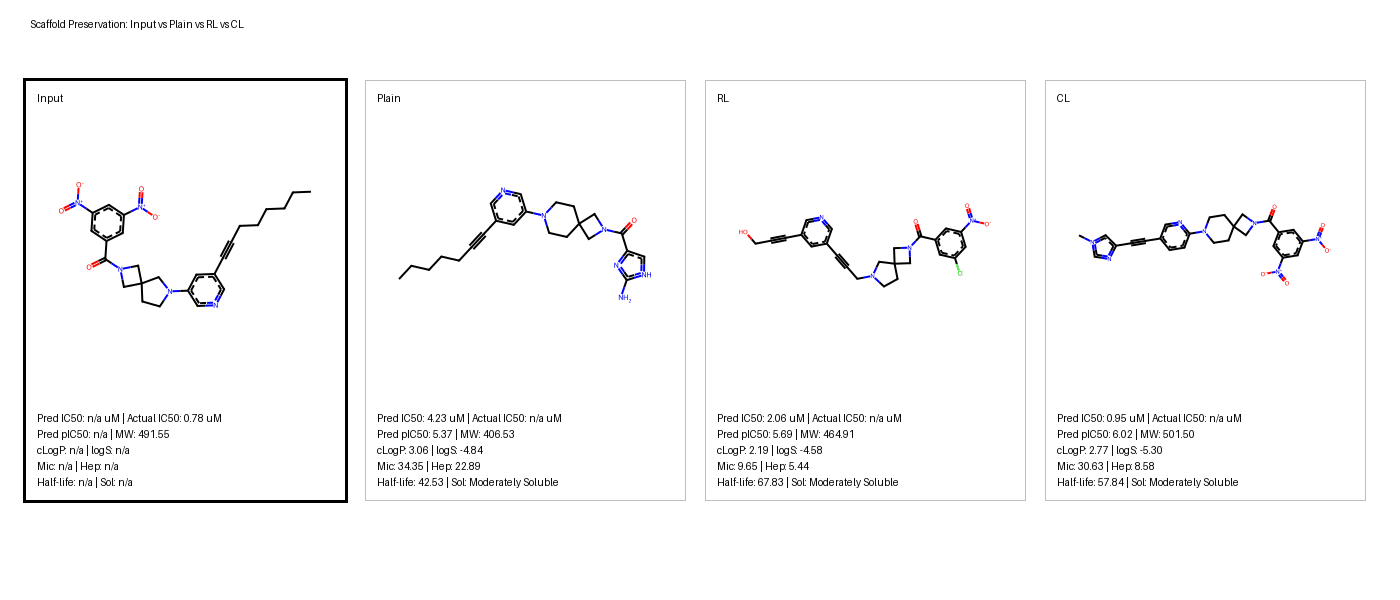
#> input picture outputs/generated/animations/final_structures/minimal_diffs/scaffold_preservation_minimal.gif, 1400 x 600 px
$ python generate_combined_minimal_summary_gif.py
#> lines starting #> are read from the running program, lines starting #| are printed output that depends on the picture
#!/usr/bin/env python3
from pathlib import Path
from PIL import Image, ImageDraw, ImageFont, ImageSequence

ROOT = Path(__file__).resolve().parents[1]
IN_DIR = ROOT / "outputs/generated/animations/final_structures/minimal_diffs"
OUT_PATH = IN_DIR / "minimal_combined_summary.gif"

SOURCES = [
    ("Scaffold Preservation", IN_DIR / "scaffold_preservation_minimal.gif"),
    ("Scaffold Non-Preservation", IN_DIR / "scaffold_non_preservation_minimal.gif"),
    ("Bioisostere Replacement", IN_DIR / "bioisostere_replacement_minimal.gif"),
]


def first_frame(path: Path) -> Image.Image:
    with Image.open(path) as img:
        for frame in ImageSequence.Iterator(img):
            return frame.convert("RGB")
    raise RuntimeError(f"No frames found in {path}")


def fit_with_white_bg(img: Image.Image, target_size: tuple[int, int]) -> Image.Image:
    canvas = Image.new("RGB", target_size, "white")
    fitted = img.copy()
    fitted.thumbnail(target_size, Image.Resampling.LANCZOS)
    x = (target_size[0] - fitted.width) // 2
    y = (target_size[1] - fitted.height) // 2
    canvas.paste(fitted, (x, y))
    return canvas


def main() -> None:
    for _, path in SOURCES:
        if not path.exists():
            raise FileNotFoundError(f"Missing source GIF: {path}")

    panels = []
    for title, path in SOURCES:
        frame = first_frame(path)
#> in first_frame, img is the input picture: PIL image 1400x600 P; mean R, G, B 249.5, 249.4, 249.7
#> the loop in first_frame, `for frame in ImageSequence.Iterator(img):` made 1 pass
        panels.append((title, fit_with_white_bg(frame, (500, 420))))
#> in fit_with_white_bg, `canvas = Image.new("RGB", target_size, "white")`: canvas: PIL image 500x420 RGB; every value is 255
#> in fit_with_white_bg, `fitted.thumbnail(target_size, Image.Resampling.LANCZOS)`:
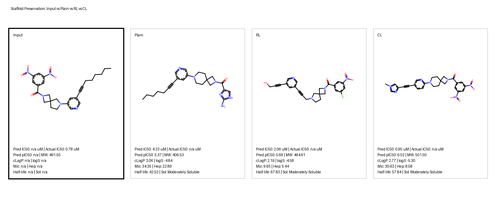
#> fitted: PIL image 500x214 RGB; mean R, G, B 249, 248.9, 249.3
#> in fit_with_white_bg, `canvas.paste(fitted, (x, y))`:
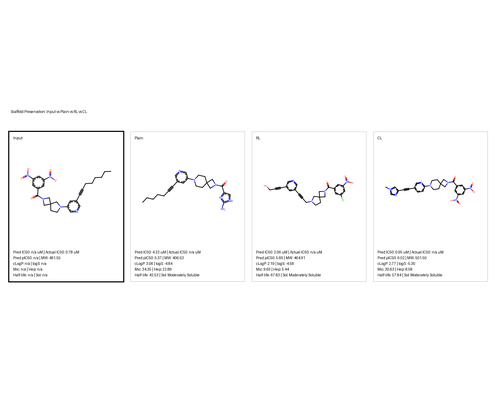
#> canvas: PIL image 500x420 RGB; mean R, G, B 252, 251.9, 252.1
#> pass 2 of the loop in main, `for title, path in SOURCES:`:
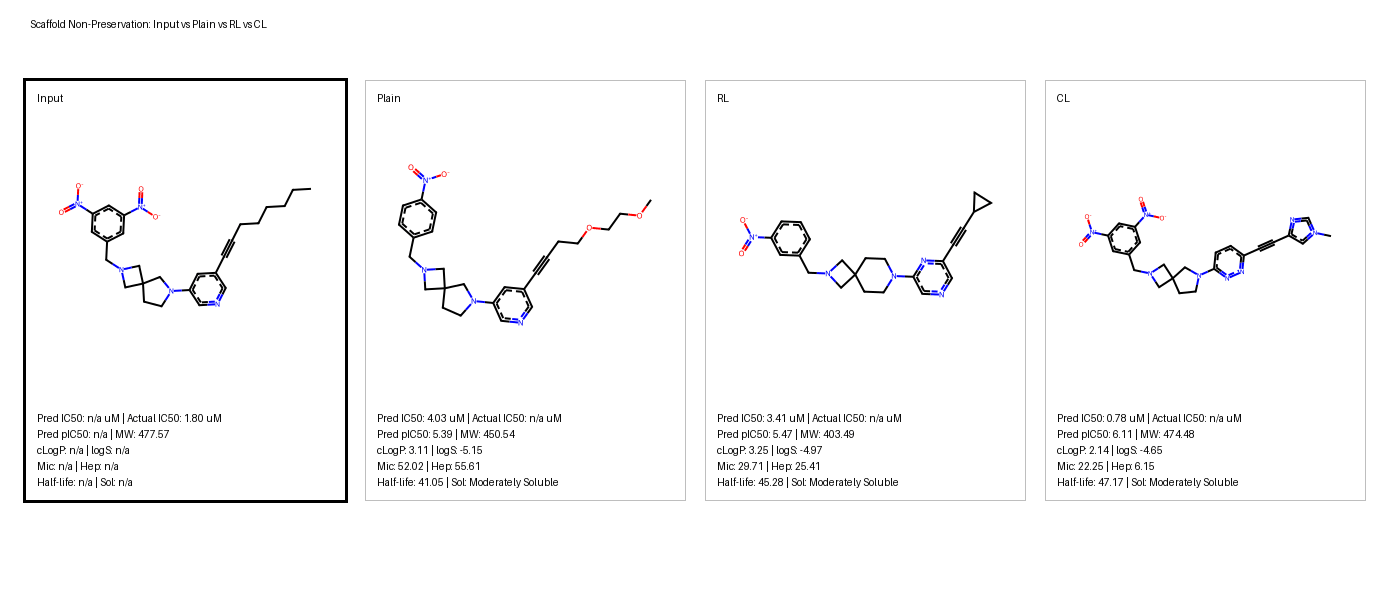
#> input picture outputs/generated/animations/final_structures/minimal_diffs/scaffold_non_preservation_minimal.gif, 1400 x 600 px
#> in first_frame, img is the input picture: PIL image 1400x600 P; mean R, G, B 249.4, 249.2, 249.6
#> in fit_with_white_bg (call 2), `fitted.thumbnail(target_size, Image.Resampling.LANCZOS)`:
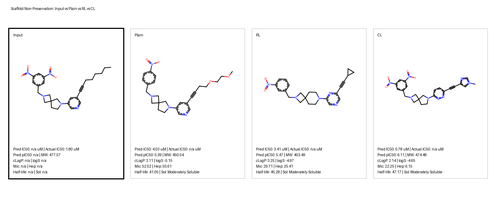
#> fitted: PIL image 500x214 RGB; mean R, G, B 248.9, 248.8, 249.2
#> in fit_with_white_bg (call 2), `canvas.paste(fitted, (x, y))`:
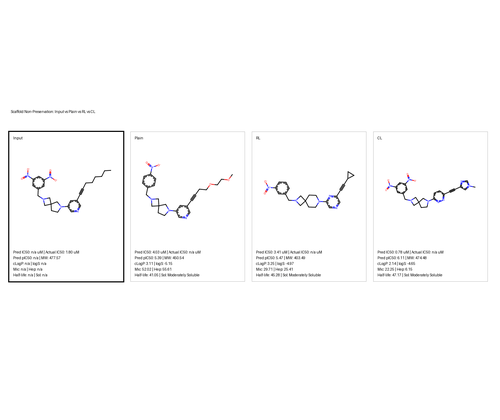
#> canvas: PIL image 500x420 RGB; mean R, G, B 251.9, 251.8, 252
#> pass 3 of the loop in main, `for title, path in SOURCES:`:
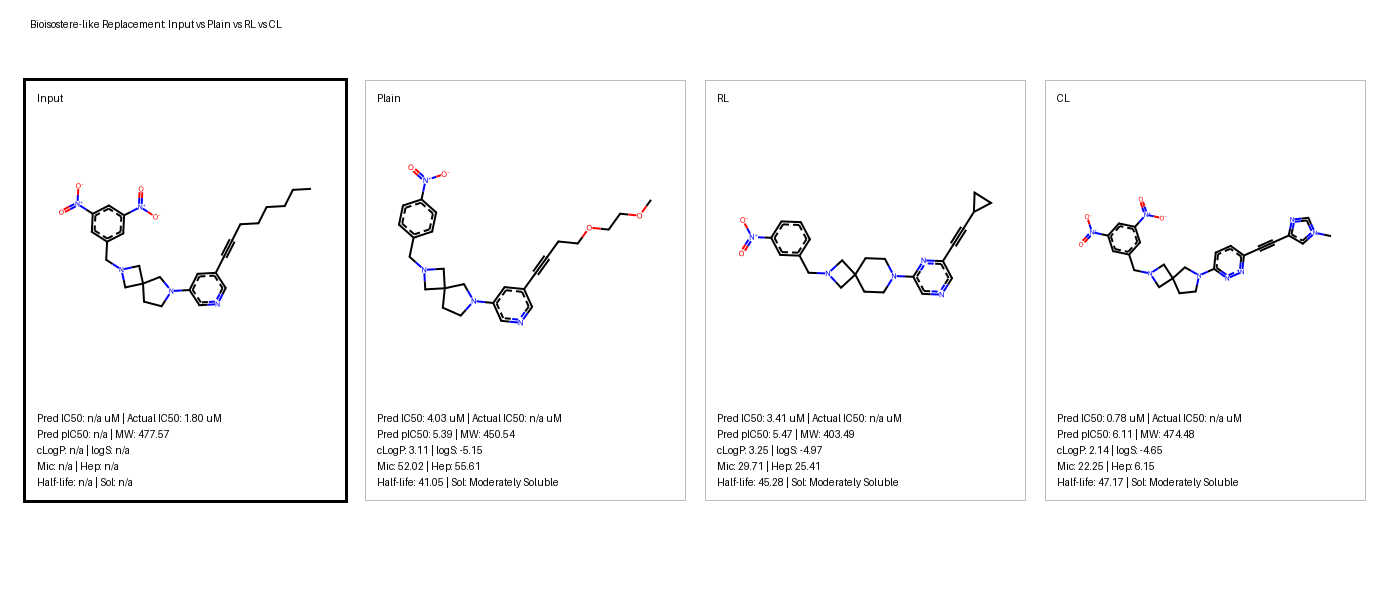
#> input picture outputs/generated/animations/final_structures/minimal_diffs/bioisostere_replacement_minimal.gif, 1400 x 600 px
#> in first_frame, img is the input picture: PIL image 1400x600 P; mean R, G, B 249.3, 249.2, 249.6
#> in fit_with_white_bg (call 3), `fitted.thumbnail(target_size, Image.Resampling.LANCZOS)`:
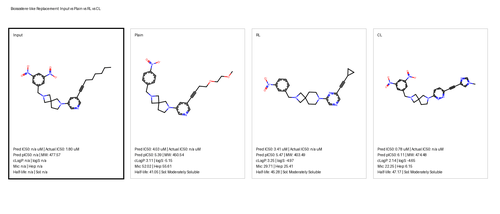
#> fitted: PIL image 500x214 RGB; mean R, G, B 248.9, 248.7, 249.2
#> in fit_with_white_bg (call 3), `canvas.paste(fitted, (x, y))`:
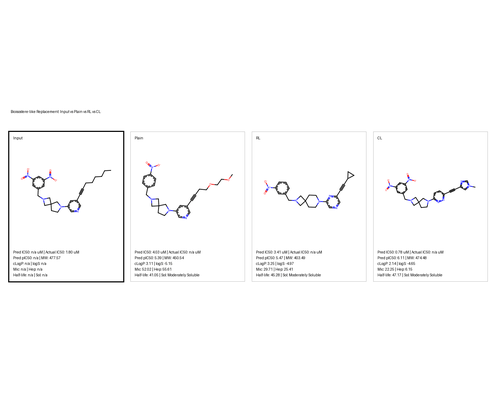
#> canvas: PIL image 500x420 RGB; mean R, G, B 251.9, 251.8, 252

    canvas_size = (1600, 620)
    panel_positions = [(30, 120), (550, 120), (1070, 120)]

    try:
        font = ImageFont.load_default()
    except Exception:
        font = None

    frames = []
    durations = []

    for highlight in range(3):
        canvas = Image.new("RGB", canvas_size, "white")
        draw = ImageDraw.Draw(canvas)

        draw.text((30, 24), "Minimal Comparison Summary: Plain vs RL vs CL", fill="black", font=font)

        for i, ((title, panel_img), (x, y)) in enumerate(zip(panels, panel_positions)):
            canvas.paste(panel_img, (x, y))
            draw.text((x + 8, y - 26), title, fill="black", font=font)
            border_color = "black" if i == highlight else (190, 190, 190)
            border_width = 4 if i == highlight else 1
            for w in range(border_width):
                draw.rectangle([x - w, y - w, x + 500 + w, y + 420 + w], outline=border_color)

        frames.append(canvas)
        durations.append(1500)
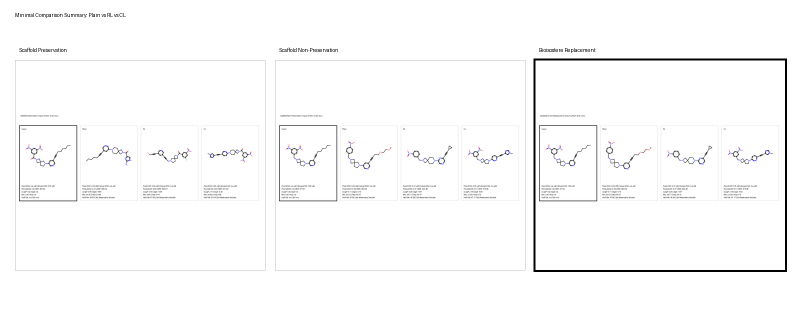
#> canvas: PIL image 1600x620 RGB (shown at 1/2 size); mean R, G, B 250.6, 250.5, 250.7
#> after the loop, durations = [1500, 1500, 1500]; frames = 3 items

    # Hold final frame a bit longer
    frames.append(frames[-1].copy())
    durations.append(2000)

    OUT_PATH.parent.mkdir(parents=True, exist_ok=True)
    frames[0].save(
        OUT_PATH,
        save_all=True,
        append_images=frames[1:],
        duration=durations,
        loop=0,
        optimize=True,
    )
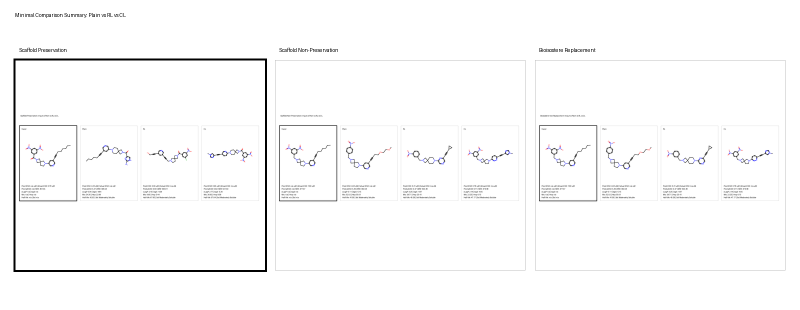
#> saved as minimal_combined_summary.gif: PIL image 1600x620 RGB (shown at 1/2 size); mean R, G, B 250.6, 250.5, 250.7

    print(f"Created: {OUT_PATH}")


if __name__ == "__main__":
    main()
